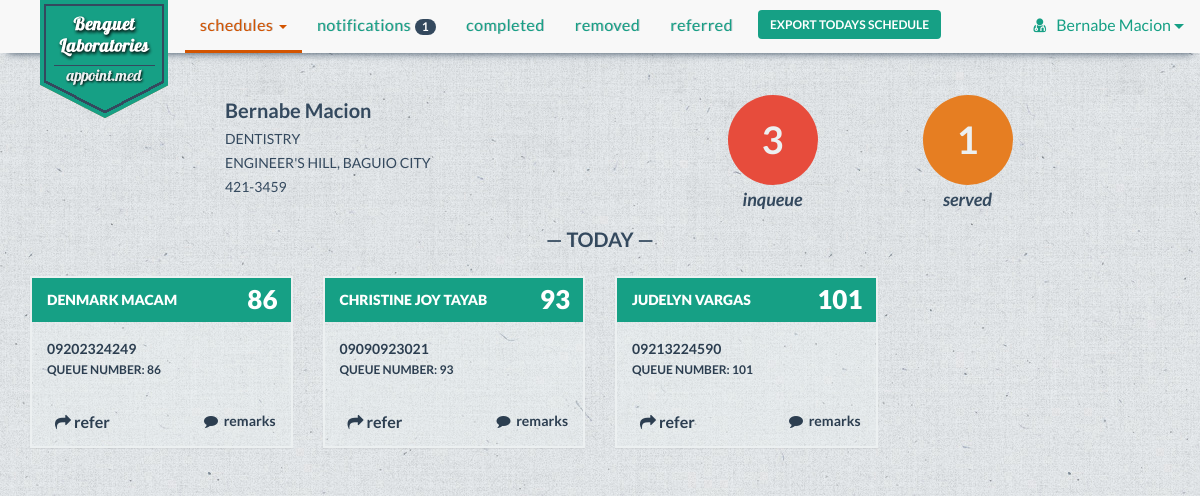
Page /schedules.php (signed in) on the earlier database version.
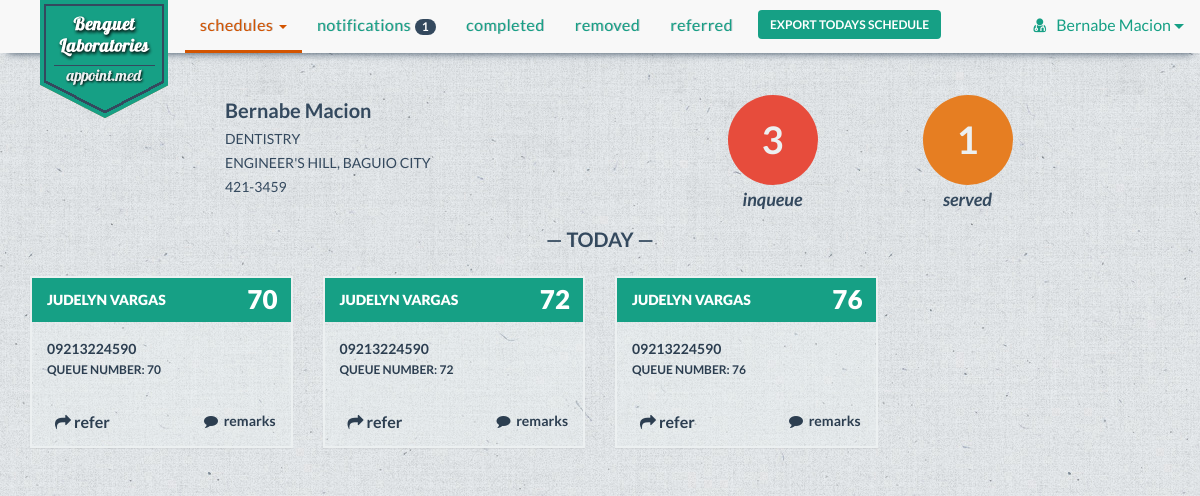
Same page on the later database version.
### tables this page shows
CREATE TABLE IF NOT EXISTS `doctor` (
  `doctor_id` varchar(30) NOT NULL,
  `doctor_name` varchar(30) NOT NULL,
  `specialization` varchar(30) NOT NULL,
  `doctor_status` enum('On Leave','Emergency','In','Out','Sick Leave') NOT NULL,
  `email` varchar(30) NOT NULL,
  `username` varchar(30) NOT NULL,
  PRIMARY KEY (`doctor_id`),
  KEY `username` (`username`)
);

CREATE TABLE IF NOT EXISTS `clinic` (
  `clinic_id` varchar(30) NOT NULL,
  `clinic_location` varchar(200) NOT NULL,
  `clinic_name` varchar(50) NOT NULL,
  `clinic_contact` varchar(50) NOT NULL,
  `doctor_id` varchar(30) NOT NULL,
  PRIMARY KEY (`clinic_id`),
  KEY `doctor_id` (`doctor_id`)
);

CREATE TABLE IF NOT EXISTS `appointment` (
  `appointment_id` varchar(30) NOT NULL,
  `remarks` text NOT NULL,
  `doctor_id` varchar(30) NOT NULL,
  `patient_id` varchar(30) NOT NULL,
  `appoint_date` date NOT NULL,
  `appointment_status` enum('Cancelled','Completed','Referred','Inqueue') NOT NULL,
  `clinic_id` varchar(30) NOT NULL,
  PRIMARY KEY (`appointment_id`),
  KEY `doctor_id_2` (`doctor_id`),
  KEY `patient_id` (`patient_id`),
  KEY `clinic_id` (`clinic_id`)
);

CREATE TABLE IF NOT EXISTS `patient` (
  `patient_id` varchar(30) NOT NULL,
  `patient_name` varchar(30) NOT NULL,
  `patient_contact` varchar(20) NOT NULL,
  `birthdate` varchar(20) NOT NULL,
  `email` varchar(30) NOT NULL,
  `username` varchar(30) NOT NULL,
  `occupation` varchar(30) DEFAULT NULL,
  PRIMARY KEY (`patient_id`),
  KEY `username` (`username`)
);

### schedules.php (the view, shortened to what this page needs)
<!DOCTYPE html>
<html lang="en">
  <head>
    <?php
        include 'include/head.php';
        include 'connectdatabase.php';
    ?>
    <?php
        $username = $_SESSION['username'];
        $result = mysqli_query($con, "SELECT * FROM doctor WHERE username LIKE '$username'" );
        $row =  mysqli_fetch_array($result);
        $doctor = $row['doctor_name'];
        $doctor_id = $row['doctor_id'];
        $c_result = mysqli_query($con, "SELECT * FROM clinic WHERE doctor_id LIKE '$doctor_id'");
        $c_row = mysqli_fetch_array($c_result);
        $a_result = mysqli_query($con, "SELECT * FROM appointment WHERE doctor_id = '$doctor_id' AND (appointment_status = 'inqueue' OR appointment_status = 'Referred') ORDER BY appointment_id");
    ?>
  <body class="e4e8e9-bg">
    <div class="container">
    <?php
        include 'include/dc-nav-start.php';
    ?>
                <ul class="nav navbar-nav">
                    <li class="active dropdown">
                        <a href="#" class="dropdown-toggle" data-toggle="dropdown" role="button" aria-expanded="false">Schedules <span class="caret"></span></a>
                    </li>
                    <li><a href="doc_notifications.php">Notifications <span class="badge">1</span></a></li>
                    <li><a href="completed.php">Completed</a></li>
                    <li><a href="removed.php">Removed</a></li>
                    <li><a href="referred.php">Referred</a></li>
                    <li class="export-schedules">
                        <form action="export.php" method="post">
                            <input type="submit" class="btn btn-default export-btn btn-noborder" value="Export Todays Schedule" name="submit">
                        </form>
                    </li>
    <?php
        include 'include/dc-nav-end.php';
    ?>
 <div class="container-fluid" id="user-md-frw">
        <div class="row">
            <div class="col-md-12 col-md-4 col-md-offset-2 user-md">
                <h1><?php echo $doctor; ?></h1>
                <p><?php echo $row['specialization']; ?></p>
                <p><?php echo $c_row['clinic_location']; ?></p>
                <p><?php echo $c_row['clinic_contact']; ?></p>
            </div>
            <div class="col-xs-6 col-md-2 col-md-offset-1">
                <div class="text-center circle inqueue">
                    <?php
                        $count_row = mysqli_query($con, "SELECT COUNT(*) AS Appointments FROM appointment WHERE doctor_id = '$doctor_id' AND (appointment_status = 'Inqueue' OR appointment_status = 'Referred') ");
                        $count = mysqli_fetch_assoc($count_row);
                        if($count == 0)
                            echo '<p>'.'0'.'</p>';
                        else
                            echo '<p>'. $count['Appointments'] . '</p>';
                     ?>
                    <span>inqueue</span>
                </div>
            </div>
            <div class="col-xs-6 col-md-2">
                <div class="text-center circle served">
                     <?php
                        $count_row1 = mysqli_query($con, "SELECT COUNT(*) AS Appointments FROM appointment WHERE doctor_id = '$doctor_id' AND appointment_status = 'Completed' ");
                        $count1 = mysqli_fetch_assoc($count_row1);
                        if($count1 == 0)
                            echo '<p>'.'0'.'</p>';
                        else
                            echo '<p>'.$count1['Appointments'].'</p>';
                     ?>
                    <span>served</span>
                </div>
            </div>
        </div>
    </div>
    <div class="container-fluid" id="schedules-md">
        <div class="row">
            <div class="col-md-12">
                <h2 class="text-center row-header">&mdash; Today &mdash;</h2>
            </div>
        <?php
            while($row = mysqli_fetch_array($a_result)){
               $patient = $row['patient_id'];
               $p_result = mysqli_query($con, "SELECT * FROM patient WHERE patient_id LIKE '$patient'");
               $pat = mysqli_fetch_array($p_result);
               $appointment_id = $row['appointment_id'];
               echo '<div class="col-xs-12 col-md-6 col-lg-3">
                <div class="panel panel-default sched-panel">';
                echo'<div class="panel-heading">';
                echo $pat['patient_name'];
                echo '<p class="queue-num">' . $appointment_id . '</p>';
                echo '</div>';
                echo' <div class="panel-body">';
                echo $pat['patient_contact'];
                echo '<p> Queue Number: <span>' . $appointment_id . '</span></p>';
                 echo '
                         </div>';
                 echo'  <div class="appmnt-pnl-btn">
                        <a href="#"><i class="fa fa-comment"></i> Remarks</a>
                        <button type="button" class="btn btn-block btn-inverse appo byn-noborder" data-toggle="modal" data-target=".bs-example-modal-sm" data-id="'.$appointment_id.'" data-patient-id="'.$patient.'">
                        <i class="fa fa-mail-forward"></i>Refer</button>
                    </div>
                 </div>
               </div>';
            }
        ?>
        </div>
    </div>
    </div>
  </body>
</html>

### include/head.php (shortened to what this page needs)
<head>
    <link href="css/bootstrap.min.css" rel="stylesheet">
    <link href="css/font-awesome.min.css" rel="stylesheet">
    <link href="css/font-awesome.css" rel="stylesheet">
    <link href="css/bootstrap-datetimepicker.min.css" rel="stylesheet">
    <link href="css/styles.css" rel="stylesheet">
    <link href="css/tooltip.css" rel="stylesheet">
    <link href="css/scrolltop.css" rel="stylesheet">
</head>

### include/dc-nav-start.php (shortened to what this page needs)
<nav class="navbar navbar-default navbar-fixed-top">
    <div class="container">
        <div class="navbar-header">
            <a class="navbar-brand logo-text hidden-sm hidden-xs" href="#">appoint.med</a>
            <div class="navbar-logo hidden-sm hidden-xs">
            </div>
        </div>
        <div class="collapse navbar-collapse" id="bs-example-navbar-collapse-1">

### include/dc-nav-end.php (shortened to what this page needs)
            </ul>
            <ul class="nav navbar-nav navbar-right">
                <div class="btn-group navbar-right signedin">
                    <button type="button" class="btn btn-default btn-lg btn-noborder dropdown-toggle" data-toggle="dropdown" aria-expanded="false">
                        <i class="fa fa-user-md"></i><?php echo $doctor?>
                        <span class="caret"></span>
                    </button>
                </div>
            </ul>
        </div>
    </div>
</nav>

### css/styles.css (style rules this page uses)
* { margin: 0; padding: 0; }
body { padding-top: 80px; font-family: "Lato", Arial, sans-serif; color: #34495e; font-size: 18px; line-height: 1.72222; background-color: #2C3E50; }
a { color: #16a085 !important; -webkit-transition: .25s; transition: .25s; }
h1, h2, h3, h4 { font-family: inherit; font-weight: 700; line-height: 1.1; color: inherit; }
.container { padding-left: 0 !important; padding-right: 0 !important; }
.e4e8e9-bg { background: #e4e8e9 url('../img/background_opcion2.jpg') repeat left top !important; }
i.fa.fa-user-md { padding-right: 10px; }
nav > div > div > ul > li > a { font-size: 16px; letter-spacing: 0.5px; text-transform: lowercase; border-bottom: 3px solid #f8f8f8; text-shadow: 1px 0px 0px rgba(52, 73, 94, 0.3); }
.navbar-default .navbar-nav>.active>a, .navbar-default .navbar-nav>.active>a:hover { color: #D35400 !important; background-color: #f8f8f8; border-bottom: 3px solid #D35400; }
.navbar-default { padding-left: 15px; padding-right: 15px; border: none; -webkit-box-shadow: 0 8px 8px -8px #34495E; -moz-box-shadow: 0 8px 8px -8px #34495E; box-shadow: 0 8px 8px -8px #34495E; }
.navbar-brand { margin-right: 20px; font-size: 24px; font-weight: 700; }
.logo-text { color: transparent !important; }
.navbar-logo { background: url('../img/logo.png') no-repeat; height: 129px; width: 156px; position: absolute; z-index: 999999; margin: 0 25px; }
.signedin { margin-top: 5px; }
.signedin button { font-size: 16px; margin-left: 10px; }
.signedin button i { padding-right: 7px; }
.signedin .btn-noborder { color: #16a085; }
.badge { padding: 2px 7px; background-color: #34495E; }
.row-header, .row-header2 { margin: 25px 0px; text-transform: uppercase; font-size: 20px; }
.panel-default { color: #fff; background-color: #1ABC9C; font-size: 14px; border: 2px solid #2C3E50; border-radius: 0; text-transform: uppercase; transition: border 0.20s ease; }
.panel-default .panel-heading { color: #fff !important; font-weight: 800; background-color: #16A085 !important; border: none; border-radius: 0; }
.queue-num { color: #fff; position: absolute; right: 30px; top: 1px; font-size: 26px; }
.panel-default .panel-body p { font-size: 12px; line-height: 1.5; }
.appmnt-pnl-btn { padding: 0 10px 5px 10px; }
.appmnt-pnl-btn button { width: 30%; background: transparent; text-transform: lowercase; font-size: 16px; margin: 0; }
.appmnt-pnl-btn a { margin: 5px; font-size: 14px; text-transform: lowercase; text-decoration: none; width: 30%; float: right; }
.appmnt-pnl-btn i { padding-right: 3px; }
.user-md h1 { font-size: 20px; }
.user-md p { margin-top: 10px; line-height: 1; font-size: 14px; text-transform: uppercase; }
.circle { height: 90px; width: 90px; margin: 15px; border-radius: 50%; background-color: #1ABC9C; }
.circle p { font-size: 38px; font-weight: bold; color: #ECF0F1; float: left; margin: 20px 34px; line-height: 50px; }
.circle > span { font-style: italic; font-weight: 600; }
.inqueue { background-color: #E74C3C; }
.served { background-color: #E67E22; }
.sched-panel { border: 2px solid #ECF0F1; background-color: rgba(236, 240, 241, 0.3); }
.sched-panel .panel-body, .sched-panel .appmnt-pnl-btn button, .sched-panel .appmnt-pnl-btn a { color: #2C3E50 !important; font-weight: 600; }
.login-modal-btn, .export-btn { margin-top: 10px; background: #16A085 !important; color: #fff; font-size: 12px; font-weight: 600; text-transform: uppercase; }
.btn-noborder { border: 0; background: none; }
.export-schedules { padding-left: 10px; }

Differences in the rows shown:
removed appointment: patient.patient_name "DENMARK MACAM", appointment_id "86", patient.patient_contact "09202324249"
removed appointment: patient.patient_name "CHRISTINE JOY TAYAB", appointment_id "93", patient.patient_contact "09090923021"
removed appointment: patient.patient_name "JUDELYN VARGAS", appointment_id "101", patient.patient_contact "09213224590"
added appointment: patient.patient_name "JUDELYN VARGAS", appointment_id "70", patient.patient_contact "09213224590"
added appointment: patient.patient_name "JUDELYN VARGAS", appointment_id "72", patient.patient_contact "09213224590"
now on this page (row edited): appointment: patient.patient_name "JUDELYN VARGAS", appointment_id "76", patient.patient_contact "09213224590"
